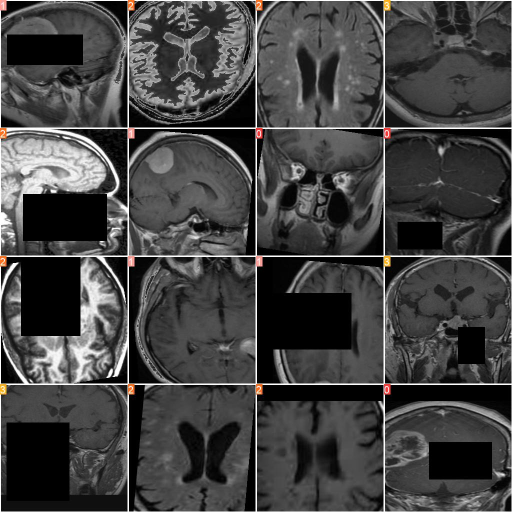
#> input picture train_batch1670.jpg, 1024 x 1024 px (shown at 1/2 size); its folder holds only this picture in this run
$ python -i PreprocessingCrop.py   (imports and definitions only)
#> lines starting #> are read from the running program, lines starting #| are printed output that depends on the picture; after the words box and inside, x2 and y2 are one past the last pixel; in counts of white or black regions, pixels touching at a corner belong together

import numpy as np
from tqdm import tqdm
import cv2
import os
import imutils


def crop_img(img):
	"""
	Finds the extreme points on the image and crops the rectangular out of them
	"""
	gray = cv2.cvtColor(img, cv2.COLOR_RGB2GRAY)
	gray = cv2.GaussianBlur(gray, (3, 3), 0)

	# threshold the image, then perform a series of erosions +
	# dilations to remove any small regions of noise
	thresh = cv2.threshold(gray, 45, 255, cv2.THRESH_BINARY)[1]
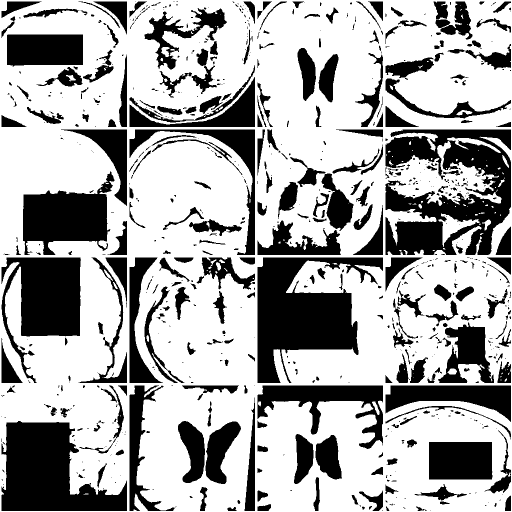
#> thresh: shape (1024, 1024) (shown at 1/2 size); 66.8% white; 756 black regions (445 under 20 px), largest, box (x1, y1, x2, y2) and area: (771, 259, 1022, 510) 37568, (515, 515, 766, 766) 32959, (3, 842, 254, 1022) 27972
	thresh = cv2.erode(thresh, None, iterations=2)
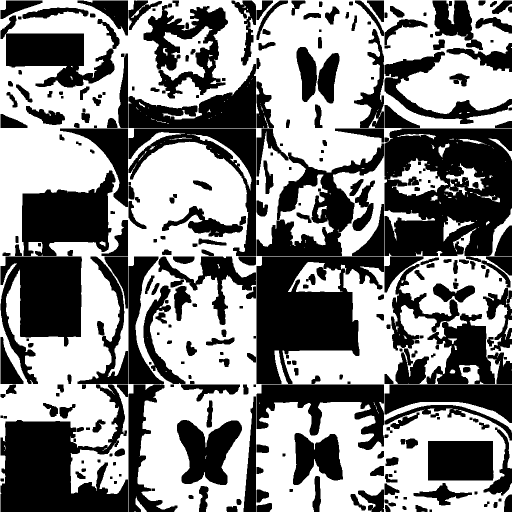
#> thresh: shape (1024, 1024) (shown at 1/2 size); 53.5% white; 305 black regions, largest, box (x1, y1, x2, y2) and area: (769, 257, 1024, 512) 51628, (513, 513, 768, 768) 37822, (1, 769, 256, 1024) 34159
	thresh = cv2.dilate(thresh, None, iterations=2)
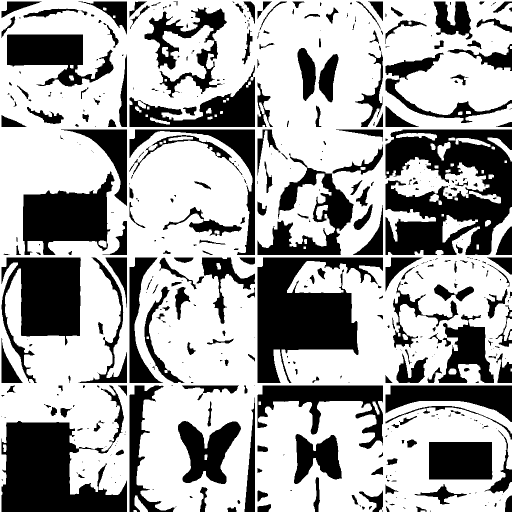
#> thresh: shape (1024, 1024) (shown at 1/2 size); 65.3% white; 475 black regions (240 under 20 px)

	# find contours in thresholded image, then grab the largest one
	cnts = cv2.findContours(thresh.copy(), cv2.RETR_EXTERNAL, cv2.CHAIN_APPROX_SIMPLE)
#> cnts = 33 contours, 7 with area under 20; largest, box (x1, y1, x2, y2) and area: (0, 0, 1024, 1024) 927965, (885, 430, 956, 485) 1436, (975, 275, 1024, 323) 576, (792, 266, 874, 281) 547, (938, 382, 1002, 407) 539
	cnts = imutils.grab_contours(cnts)
	c = max(cnts, key=cv2.contourArea)
#> c = contour of 2924 points, box (x1, y1, x2, y2) (0, 0, 1024, 1024), area 927965

	# find the extreme points
	extLeft = tuple(c[c[:, :, 0].argmin()][0])
#> extLeft = (0, 0)
	extRight = tuple(c[c[:, :, 0].argmax()][0])
#> extRight = (1023, 990)
	extTop = tuple(c[c[:, :, 1].argmin()][0])
#> extTop = (0, 0)
	extBot = tuple(c[c[:, :, 1].argmax()][0])
#> extBot = (0, 1023)
	ADD_PIXELS = 0
	new_img = img[extTop[1]-ADD_PIXELS:extBot[1]+ADD_PIXELS, extLeft[0]-ADD_PIXELS:extRight[0]+ADD_PIXELS].copy()

	return new_img

# [44 lines not run here, left out]

>>> import cv2
>>> picture = cv2.cvtColor(cv2.imread('train_batch1670.jpg'), cv2.COLOR_BGR2RGB)
>>> result = crop_img(picture)

$ run again, on train_batch1671.jpg
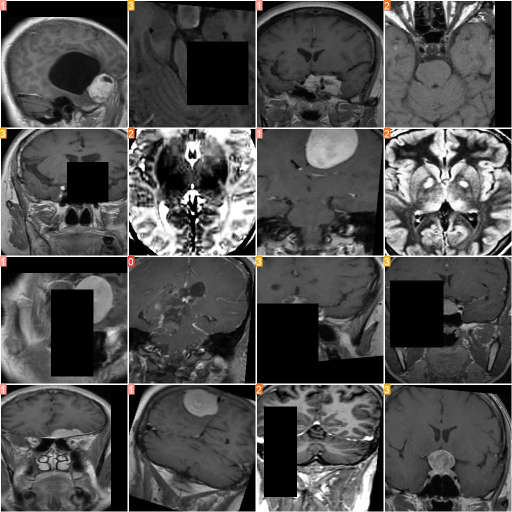
#> input picture train_batch1671.jpg, 1024 x 1024 px (shown at 1/2 size)
#> in crop_img, `thresh = cv2.threshold(gray, 45, 255, cv2.THRESH_BINARY)[1]`:
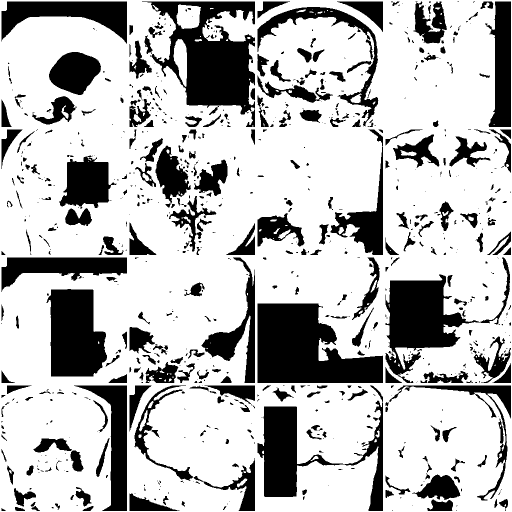
#> thresh: shape (1024, 1024) (shown at 1/2 size); 73.2% white; 800 black regions (448 under 20 px), largest, box (x1, y1, x2, y2) and area: (515, 607, 766, 766) 27478, (284, 3, 510, 254) 25789, (771, 515, 1020, 766) 19272
#> in crop_img, `thresh = cv2.dilate(thresh, None, iterations=2)`:
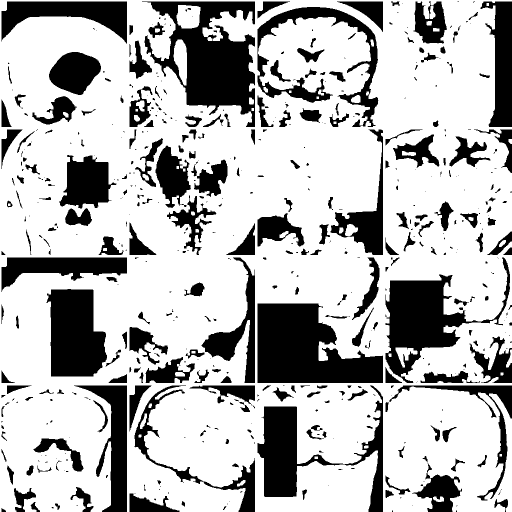
#> thresh: shape (1024, 1024) (shown at 1/2 size); 72% white; 547 black regions (279 under 20 px)
#> cnts = 14 contours, 1 with area under 20; largest, box (x1, y1, x2, y2) and area: (0, 0, 1024, 1024) 979497, (280, 827, 294, 858) 168, (1012, 699, 1024, 735) 159, (866, 993, 888, 1004) 136, (998, 480, 1012, 494) 95
#> c = contour of 2662 points, box (x1, y1, x2, y2) (0, 0, 1024, 1024), area 979497
#> extLeft = (0, 0)
#> extRight = (1023, 1023)
#> extTop = (0, 0)
#> extBot = (0, 1023)

$ run again, on train_batch1672.jpg
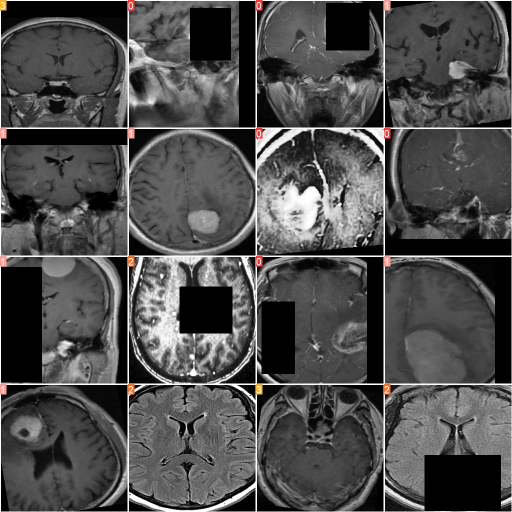
#> input picture train_batch1672.jpg, 1024 x 1024 px (shown at 1/2 size)
#> in crop_img, `thresh = cv2.threshold(gray, 45, 255, cv2.THRESH_BINARY)[1]`:
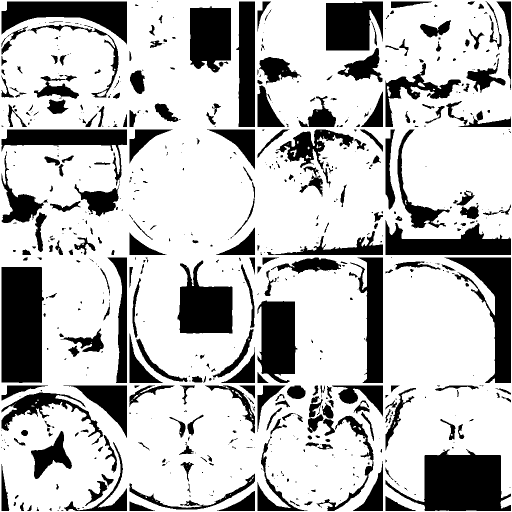
#> thresh: shape (1024, 1024) (shown at 1/2 size); 74% white; 670 black regions (372 under 20 px), largest, box (x1, y1, x2, y2) and area: (3, 534, 88, 766) 18746, (771, 898, 1022, 1022) 18017, (889, 515, 1022, 766) 12019
#> in crop_img, `thresh = cv2.dilate(thresh, None, iterations=2)`:
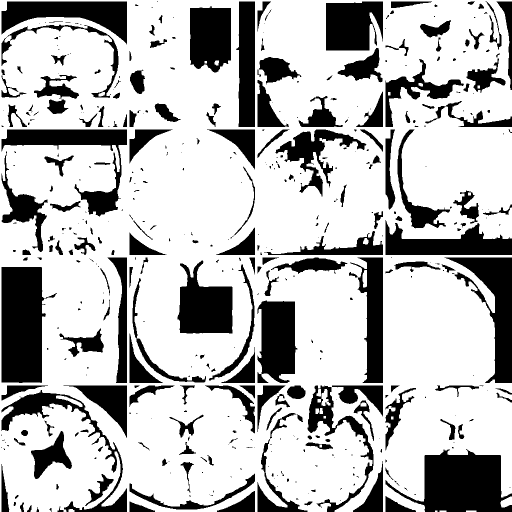
#> thresh: shape (1024, 1024) (shown at 1/2 size); 73% white; 460 black regions (240 under 20 px)
#> cnts = 13 contours, 2 with area under 20; largest, box (x1, y1, x2, y2) and area: (0, 0, 1024, 1024) 974410, (112, 791, 165, 814) 327, (1001, 993, 1024, 1015) 316, (643, 778, 661, 812) 298, (633, 778, 642, 793) 83
#> c = contour of 2592 points, box (x1, y1, x2, y2) (0, 0, 1024, 1024), area 974410
#> extLeft = (0, 0)
#> extRight = (1023, 986)
#> extTop = (0, 0)
#> extBot = (0, 1023)

$ run again, on val_batch1_pred.jpg
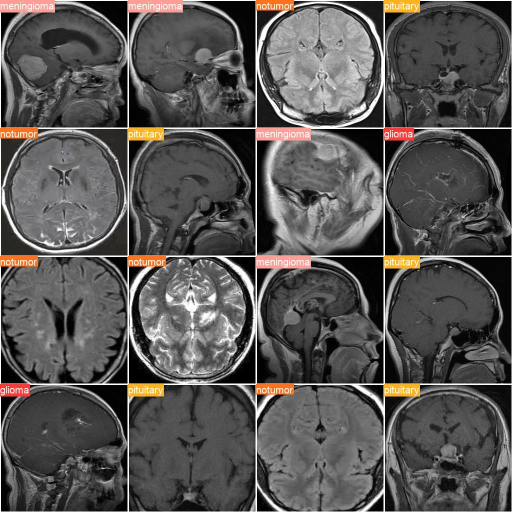
#> input picture val_batch1_pred.jpg, 1024 x 1024 px (shown at 1/2 size)
#> in crop_img, `thresh = cv2.threshold(gray, 45, 255, cv2.THRESH_BINARY)[1]`:
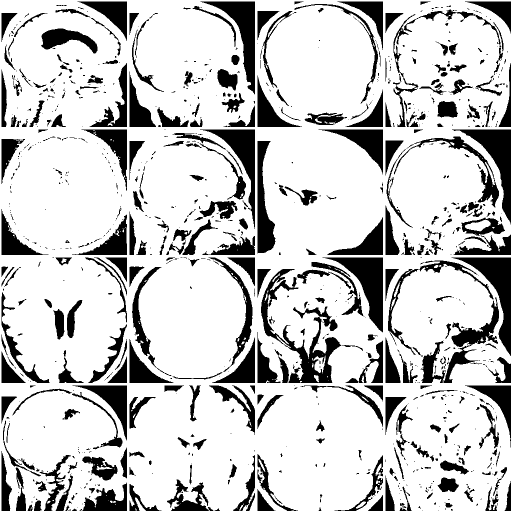
#> thresh: shape (1024, 1024) (shown at 1/2 size); 78.8% white; 989 black regions (615 under 20 px), largest, box (x1, y1, x2, y2) and area: (522, 538, 683, 766) 7899, (903, 515, 1022, 712) 6511, (645, 515, 766, 665) 6391
#> in crop_img, `thresh = cv2.dilate(thresh, None, iterations=2)`:
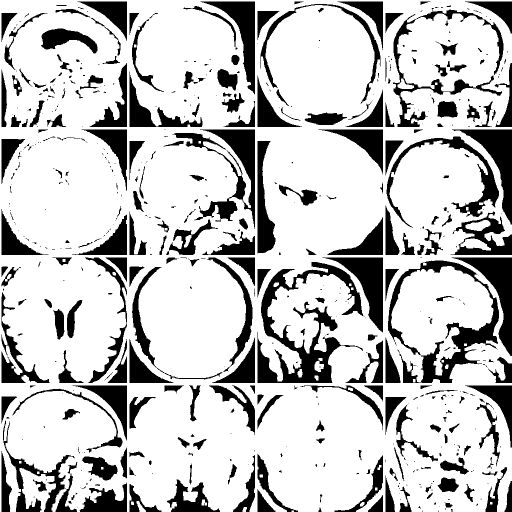
#> thresh: shape (1024, 1024) (shown at 1/2 size); 76.7% white; 573 black regions (317 under 20 px)
#> cnts = 15 contours, 4 with area under 20; largest, box (x1, y1, x2, y2) and area: (0, 0, 1024, 1024) 991376, (39, 936, 112, 1024) 3418, (931, 440, 981, 462) 647, (273, 1002, 292, 1024) 163, (403, 999, 414, 1011) 72
#> c = contour of 2367 points, box (x1, y1, x2, y2) (0, 0, 1024, 1024), area 991376
#> extLeft = (0, 0)
#> extRight = (1023, 961)
#> extTop = (0, 0)
#> extBot = (0, 1023)
